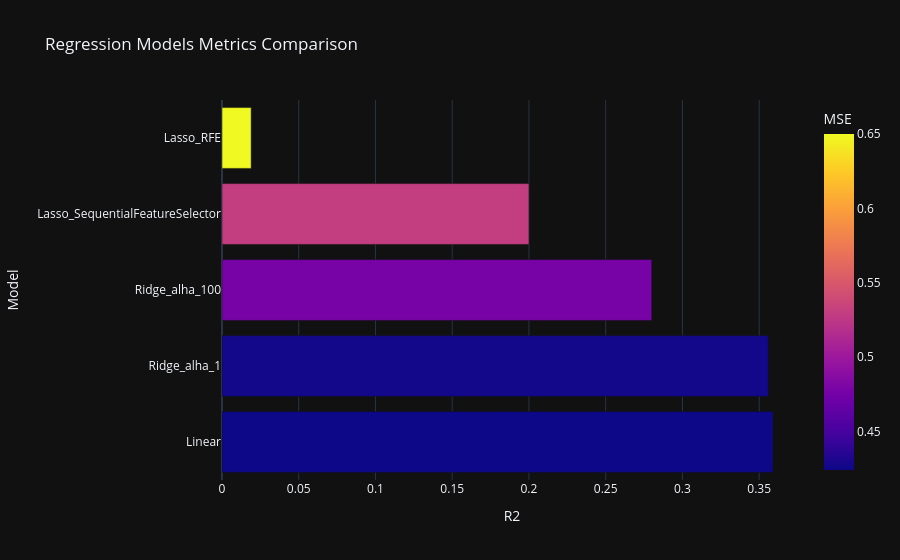

The code cell stored with this chart in its notebook:
### Code cell
df_models = models_df.reset_index()
df_models.rename(columns={'index':'model'}, inplace=True)
fig=px.bar(df_models, x="R2", y='model', color='MSE' ,barmode = 'stack', labels={'model':'Model','cv_score':'Scores', 'mse_score':'MSE'}, title='Regression Models Metrics Comparison')
fig.show()

### Figure 1 — Plotly figure (JSON) as saved in the notebook; plotly's stock layout.template omitted (floating-point values rounded to 4 significant figures)
{"data": [{"alignmentgroup": "True", "hovertemplate": "R2=%{x}<br>Model=%{y}<br>MSE=%{marker.color}<extra></extra>", "legendgroup": "", "marker": {"color": [0.4242, 0.4266, 0.4771, 0.53, 0.65], "coloraxis": "coloraxis", "pattern": {"shape": ""}}, "name": "", "offsetgroup": "", "orientation": "h", "showlegend": false, "textposition": "auto", "x": [0.359, 0.356, 0.28, 0.2, 0.019], "xaxis": "x", "y": ["Linear", "Ridge_alha_1", "Ridge_alha_100", "Lasso_SequentialFeatureSelector", "Lasso_RFE"], "yaxis": "y", "type": "bar"}], "layout": {"xaxis": {"anchor": "y", "domain": [0.0, 1.0], "title": {"text": "R2"}}, "yaxis": {"anchor": "x", "domain": [0.0, 1.0], "title": {"text": "Model"}}, "coloraxis": {"colorbar": {"title": {"text": "MSE"}}, "colorscale": [[0.0, "#0d0887"], [0.1111, "#46039f"], [0.2222, "#7201a8"], [0.3333, "#9c179e"], [0.4444, "#bd3786"], [0.5556, "#d8576b"], [0.6667, "#ed7953"], [0.7778, "#fb9f3a"], [0.8889, "#fdca26"], [1.0, "#f0f921"]]}, "legend": {"tracegroupgap": 0}, "title": {"text": "Regression Models Metrics Comparison"}, "barmode": "stack"}}
